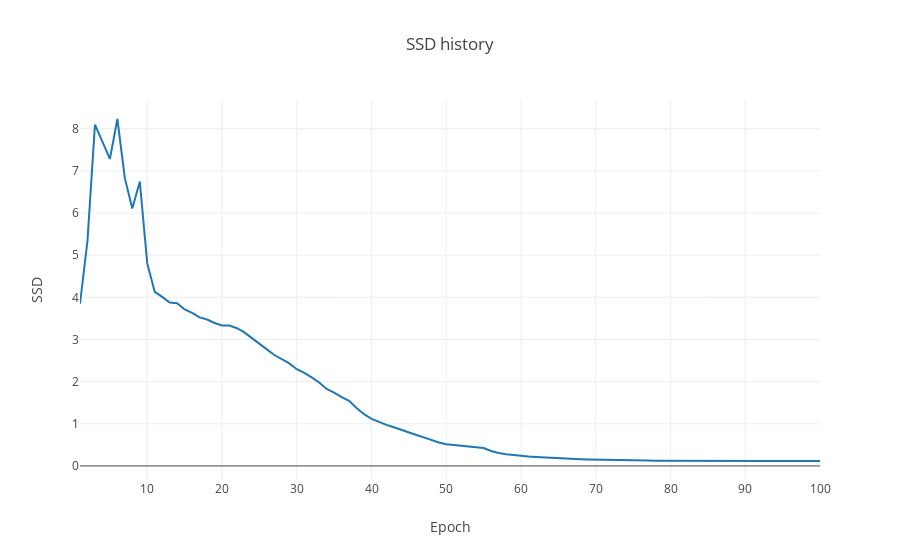
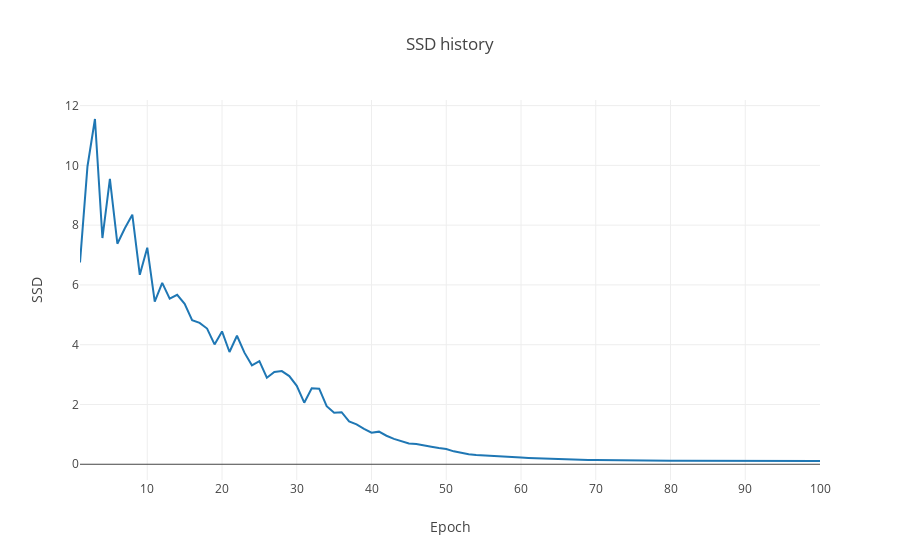

Source (notebook cell) for these figures, in order:
### Code cell
print("SOM_old:")
som_old.plotSSD()
print("SOM_new:")
som_new.plotSSD()
